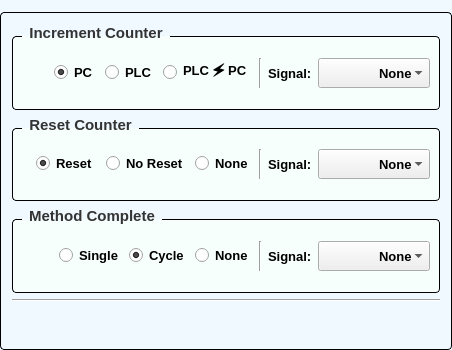
             <widget class="QGroupBox" name="groupAnimationEffect">
              <property name="sizePolicy">
               <sizepolicy hsizetype="Expanding" vsizetype="Preferred">
                <horstretch>1</horstretch>
                <verstretch>0</verstretch>
               </sizepolicy>
              </property>
              <property name="minimumSize">
               <size>
                <width>0</width>
                <height>350</height>
               </size>
              </property>
              <property name="maximumSize">
               <size>
                <width>16777215</width>
                <height>350</height>
               </size>
              </property>
              <property name="font">
               <font>
                <family>Segoe UI</family>
                <pointsize>-1</pointsize>
                <weight>75</weight>
                <bold>true</bold>
               </font>
              </property>
              <property name="styleSheet">
               <string notr="true">/* Khung chính của GroupBox */
QGroupBox {
    background-color: #F0F9FF; /* Màu nền theo yêu cầu của bạn */
    border: 1px solid #000000; /* Viền xám mảnh để định hình khối */
    border-radius: 4px;        /* Bo tròn góc 4px đồng bộ với QPushButton */
    margin-top: 12px;          /* Tạo khoảng cách phía trên để nhường chỗ cho chữ tiêu đề */
    font-size: 15px;           /* Kích thước chữ tiêu đề */
    font-weight: bold;         /* Làm đậm chữ tiêu đề */
    color: #333333;            /* Màu chữ tiêu đề */
}

/* Tùy chỉnh vị trí của chữ tiêu đề GroupBox */
QGroupBox::title {
    subcontrol-origin: margin;
    subcontrol-position: top left; /* Đặt tiêu đề ở góc trên bên trái */
    left: 10px;                    /* Đẩy chữ dịch vào trong một chút cho đẹp */
    padding: 0px 5px;              /* Khoảng cách đệm xung quanh chữ */
}
</string>
              </property>
              <property name="title">
               <string/>
              </property>
              <layout class="QGridLayout" name="gridLayout_23">
               <item row="0" column="0" colspan="2">
                <widget class="QGroupBox" name="groupBox_3">
                 <property name="minimumSize">
                  <size>
                   <width>0</width>
                   <height>0</height>
                  </size>
                 </property>
                 <property name="font">
                  <font>
                   <family>Segoe UI</family>
                   <pointsize>-1</pointsize>
                   <weight>75</weight>
                   <bold>true</bold>
                  </font>
                 </property>
                 <property name="styleSheet">
                  <string notr="true">/* Khung chính của GroupBox */
QGroupBox {
    background-color: #F7FFFD; /* Màu nền theo yêu cầu của bạn */
    border: 1px solid #000000; /* Viền xám mảnh để định hình khối */
    border-radius: 4px;        /* Bo tròn góc 4px đồng bộ với QPushButton */
    margin-top: 12px;          /* Tạo khoảng cách phía trên để nhường chỗ cho chữ tiêu đề */
    font-size: 15px;           /* Kích thước chữ tiêu đề */
    font-weight: bold;         /* Làm đậm chữ tiêu đề */
    color: #333333;            /* Màu chữ tiêu đề */
}

/* Tùy chỉnh vị trí của chữ tiêu đề GroupBox */
QGroupBox::title {
    subcontrol-origin: margin;
    subcontrol-position: top left; /* Đặt tiêu đề ở góc trên bên trái */
    left: 10px;                    /* Đẩy chữ dịch vào trong một chút cho đẹp */
    padding: 0px 5px;              /* Khoảng cách đệm xung quanh chữ */
}
</string>
                 </property>
                 <property name="title">
                  <string>Increment Counter</string>
                 </property>
                 <layout class="QGridLayout" name="gridLayout_5">
                  <item row="1" column="2">
                   <widget class="QRadioButton" name="radioButton_counter_plc">
                    <property name="font">
                     <font>
                      <family>Segoe UI</family>
                      <pointsize>10</pointsize>
                      <weight>75</weight>
                      <bold>true</bold>
                     </font>
                    </property>
                    <property name="text">
                     <string>PLC</string>
                    </property>
                   </widget>
                  </item>
                  <item row="1" column="7">
                   <widget class="QComboBox" name="comboBox_increment_counter_signal_selected">
                    <property name="minimumSize">
                     <size>
                      <width>0</width>
                      <height>30</height>
                     </size>
                    </property>
                    <property name="font">
                     <font>
                      <family>Segoe UI</family>
                      <pointsize>10</pointsize>
                      <weight>75</weight>
                      <bold>true</bold>
                     </font>
                    </property>
                    <property name="styleSheet">
                     <string notr="true">QComboBox {
    /* Tăng dần số px bên dưới cho đến khi chữ dịch vào chính giữa */
    padding-left: 60px; 
}
</string>
                    </property>
                    <item>
                     <property name="text">
                      <string>None</string>
                     </property>
                    </item>
                   </widget>
                  </item>
                  <item row="1" column="4">
                   <widget class="QRadioButton" name="radioButton_condition_plc_pc">
                    <property name="font">
                     <font>
                      <family>Segoe UI</family>
                      <pointsize>10</pointsize>
                      <weight>75</weight>
                      <bold>true</bold>
                     </font>
                    </property>
                    <property name="text">
                     <string>PLC 🗲 PC</string>
                    </property>
                   </widget>
                  </item>
                  <item row="1" column="6">
                   <widget class="QLabel" name="label_24">
                    <property name="maximumSize">
                     <size>
                      <width>100</width>
                      <height>16777215</height>
                     </size>
                    </property>
                    <property name="font">
                     <font>
                      <family>Segoe UI</family>
                      <pointsize>10</pointsize>
                      <weight>75</weight>
                      <bold>true</bold>
                     </font>
                    </property>
                    <property name="text">
                     <string>Signal:</string>
                    </property>
                   </widget>
                  </item>
                  <item row="1" column="1">
                   <widget class="QRadioButton" name="radioButton_counter_pc">
                    <property name="font">
                     <font>
                      <family>Segoe UI</family>
                      <pointsize>10</pointsize>
                      <weight>75</weight>
                      <bold>true</bold>
                     </font>
                    </property>
                    <property name="text">
                     <string>PC</string>
                    </property>
                    <property name="checked">
                     <bool>true</bool>
                    </property>
                   </widget>
                  </item>
                  <item row="1" column="0">
                   <widget class="QLabel" name="label_10">
                    <property name="maximumSize">
                     <size>
                      <width>50</width>
                      <height>16777215</height>
                     </size>
                    </property>
                    <property name="font">
                     <font>
                      <family>Segoe UI</family>
                      <pointsize>10</pointsize>
                     </font>
                    </property>
                    <property name="text">
                     <string/>
                    </property>
                   </widget>
                  </item>
                  <item row="1" column="5">
                   <widget class="Line" name="line_25">
                    <property name="font">
                     <font>
                      <family>Segoe UI</family>
                      <pointsize>10</pointsize>
                     </font>
                    </property>
                    <property name="orientation">
                     <enum>Qt::Vertical</enum>
                    </property>
                   </widget>
                  </item>
                 </layout>
                </widget>
               </item>
               <item row="4" column="0">
                <layout class="QGridLayout" name="gridLayout_20" rowstretch="0">
                 <property name="spacing">
                  <number>0</number>
                 </property>
                 <item row="0" column="2">
                  <widget class="QPushButton" name="pushButton_load_setting_for_counter">
                   <property name="minimumSize">
                    <size>
                     <width>0</width>
                     <height>30</height>
                    </size>
                   </property>
                   <property name="maximumSize">
                    <size>
                     <width>30</width>
                     <height>16777215</height>
                    </size>
                   </property>
                   <property name="font">
                    <font>
                     <family>Segoe UI</family>
                     <pointsize>10</pointsize>
                     <weight>75</weight>
                     <bold>true</bold>
                    </font>
                   </property>
                   <property name="toolTip">
                    <string>Load Parameter from Mode selected</string>
                   </property>
                   <property name="styleSheet">
                    <string notr="true">QPushButton {
    background-color: transparent;
    border: none;
    border-radius: 6px;
}
QPushButton:hover {
    background-color: rgba(0, 0, 0, 25);     /* nền hiện ra khi rê chuột */
}
QPushButton:pressed {
    background-color: rgba(0, 0, 0, 50);     /* đậm hơn khi nhấn */
}</string>
                   </property>
                   <property name="text">
                    <string/>
                   </property>
                   <property name="icon">
                    <iconset>
                     <normaloff>assert/icon/apply-now.png</normaloff>assert/icon/apply-now.png</iconset>
                   </property>
                   <property name="iconSize">
                    <size>
                     <width>25</width>
                     <height>25</height>
                    </size>
                   </property>
                  </widget>
                 </item>
                 <item row="0" column="3">
                  <widget class="QLabel" name="label_34">
                   <property name="minimumSize">
                    <size>
                     <width>20</width>
                     <height>0</height>
                    </size>
                   </property>
                   <property name="font">
                    <font>
                     <family>Segoe UI</family>
                     <pointsize>10</pointsize>
                    </font>
                   </property>
                   <property name="text">
                    <string/>
                   </property>
                  </widget>
                 </item>
                 <item row="0" column="0">
                  <spacer name="horizontalSpacer_7">
                   <property name="font">
                    <font>
                     <family>Segoe UI</family>
                     <pointsize>10</pointsize>
                    </font>
                   </property>
                   <property name="orientation">
                    <enum>Qt::Horizontal</enum>
                   </property>
                   <property name="sizeHint" stdset="0">
                    <size>
                     <width>40</width>
                     <height>20</height>
                    </size>
                   </property>
                  </spacer>
                 </item>
                 <item row="0" column="4">
                  <widget class="QPushButton" name="pushButton_apply_setting_for_counter">
                   <property name="minimumSize">
                    <size>
                     <width>0</width>
                     <height>30</height>
                    </size>
                   </property>
                   <property name="maximumSize">
                    <size>
                     <width>30</width>
                     <height>16777215</height>
                    </size>
                   </property>
                   <property name="font">
                    <font>
                     <family>Segoe UI</family>
                     <pointsize>10</pointsize>
                     <weight>75</weight>
                     <bold>true</bold>
                    </font>
                   </property>
                   <property name="toolTip">
                    <string>Save Parameters for Mode selected</string>
                   </property>
                   <property name="styleSheet">
                    <string notr="true">QPushButton {
    background-color: transparent;
    border: none;
    border-radius: 6px;
}
QPushButton:hover {
    background-color: rgba(0, 0, 0, 25);     /* nền hiện ra khi rê chuột */
}
QPushButton:pressed {
    background-color: rgba(0, 0, 0, 50);     /* đậm hơn khi nhấn */
}</string>
                   </property>
                   <property name="text">
                    <string/>
                   </property>
                   <property name="icon">
                    <iconset>
                     <normaloff>assert/icon/floppy-disk.png</normaloff>assert/icon/floppy-disk.png</iconset>
                   </property>
                   <property name="iconSize">
                    <size>
                     <width>25</width>
                     <height>25</height>
                    </size>
                   </property>
                  </widget>
                 </item>
                 <item row="0" column="1">
                  <widget class="QLabel" name="label_35">
                   <property name="minimumSize">
                    <size>
                     <width>20</width>
                     <height>0</height>
                    </size>
                   </property>
                   <property name="font">
                    <font>
                     <family>Segoe UI</family>
                     <pointsize>10</pointsize>
                    </font>
                   </property>
                   <property name="text">
                    <string/>
                   </property>
                  </widget>
                 </item>
                </layout>
               </item>
               <item row="3" column="0" colspan="2">
                <widget class="Line" name="line_14">
                 <property name="font">
                  <font>
                   <family>Segoe UI</family>
                   <pointsize>10</pointsize>
                  </font>
                 </property>
                 <property name="orientation">
                  <enum>Qt::Horizontal</enum>
                 </property>
                </widget>
               </item>
               <item row="1" column="0" colspan="2">
                <widget class="QGroupBox" name="groupBox">
                 <property name="minimumSize">
                  <size>
                   <width>0</width>
                   <height>0</height>
                  </size>
                 </property>
                 <property name="font">
                  <font>
                   <family>Segoe UI</family>
                   <pointsize>-1</pointsize>
                   <weight>75</weight>
                   <bold>true</bold>
                  </font>
                 </property>
                 <property name="styleSheet">
                  <string notr="true">/* Khung chính của GroupBox */
QGroupBox {
    background-color: #F7FFFD; /* Màu nền theo yêu cầu của bạn */
    border: 1px solid #000000; /* Viền xám mảnh để định hình khối */
    border-radius: 4px;        /* Bo tròn góc 4px đồng bộ với QPushButton */
    margin-top: 12px;          /* Tạo khoảng cách phía trên để nhường chỗ cho chữ tiêu đề */
    font-size: 15px;           /* Kích thước chữ tiêu đề */
    font-weight: bold;         /* Làm đậm chữ tiêu đề */
    color: #333333;            /* Màu chữ tiêu đề */
}

/* Tùy chỉnh vị trí của chữ tiêu đề GroupBox */
QGroupBox::title {
    subcontrol-origin: margin;
    subcontrol-position: top left; /* Đặt tiêu đề ở góc trên bên trái */
    left: 10px;                    /* Đẩy chữ dịch vào trong một chút cho đẹp */
    padding: 0px 5px;              /* Khoảng cách đệm xung quanh chữ */
}
</string>
                 </property>
                 <property name="title">
                  <string>Reset Counter</string>
                 </property>
                 <layout class="QGridLayout" name="gridLayout_7">
                  <item row="0" column="1">
                   <widget class="QRadioButton" name="radioButton_reset">
                    <property name="font">
                     <font>
                      <family>Segoe UI</family>
                      <pointsize>10</pointsize>
                      <weight>75</weight>
                      <bold>true</bold>
                     </font>
                    </property>
                    <property name="text">
                     <string>Reset </string>
                    </property>
                    <property name="checked">
                     <bool>true</bool>
                    </property>
                   </widget>
                  </item>
                  <item row="0" column="0">
                   <widget class="QLabel" name="label_13">
                    <property name="maximumSize">
                     <size>
                      <width>50</width>
                      <height>16777215</height>
                     </size>
                    </property>
                    <property name="font">
                     <font>
                      <family>Segoe UI</family>
                      <pointsize>10</pointsize>
                     </font>
                    </property>
                    <property name="text">
                     <string/>
                    </property>
                   </widget>
                  </item>
                  <item row="0" column="4">
                   <widget class="Line" name="line_26">
                    <property name="font">
                     <font>
                      <family>Segoe UI</family>
                      <pointsize>10</pointsize>
                     </font>
                    </property>
                    <property name="orientation">
                     <enum>Qt::Vertical</enum>
                    </property>
                   </widget>
                  </item>
                  <item row="0" column="6">
                   <widget class="QComboBox" name="comboBox_reset_counter_signal_selected">
                    <property name="minimumSize">
                     <size>
                      <width>0</width>
                      <height>30</height>
                     </size>
                    </property>
                    <property name="font">
                     <font>
                      <family>Segoe UI</family>
                      <pointsize>10</pointsize>
                      <weight>75</weight>
                      <bold>true</bold>
                     </font>
                    </property>
                    <property name="styleSheet">
                     <string notr="true">QComboBox {
    /* Tăng dần số px bên dưới cho đến khi chữ dịch vào chính giữa */
    padding-left: 60px; 
}
</string>
                    </property>
                    <item>
                     <property name="text">
                      <string>None</string>
                     </property>
                    </item>
                   </widget>
                  </item>
                  <item row="0" column="5">
                   <widget class="QLabel" name="label_19">
                    <property name="maximumSize">
                     <size>
                      <width>100</width>
                      <height>16777215</height>
                     </size>
                    </property>
                    <property name="font">
                     <font>
                      <family>Segoe UI</family>
                      <pointsize>10</pointsize>
                      <weight>75</weight>
                      <bold>true</bold>
                     </font>
                    </property>
                    <property name="text">
                     <string>Signal:</string>
                    </property>
                   </widget>
                  </item>
                  <item row="0" column="3">
                   <widget class="QRadioButton" name="radioButton_none_1">
                    <property name="font">
                     <font>
                      <family>Segoe UI</family>
                      <pointsize>10</pointsize>
                      <weight>75</weight>
                      <bold>true</bold>
                     </font>
                    </property>
                    <property name="text">
                     <string>None</string>
                    </property>
                   </widget>
                  </item>
                  <item row="0" column="2">
                   <widget class="QRadioButton" name="radioButton_none_reset">
                    <property name="font">
                     <font>
                      <family>Segoe UI</family>
                      <pointsize>10</pointsize>
                      <weight>75</weight>
                      <bold>true</bold>
                     </font>
                    </property>
                    <property name="text">
                     <string>No Reset</string>
                    </property>
                   </widget>
                  </item>
                 </layout>
                </widget>
               </item>
               <item row="2" column="0" colspan="2">
                <widget class="QGroupBox" name="groupBox_6">
                 <property name="minimumSize">
                  <size>
                   <width>0</width>
                   <height>0</height>
                  </size>
                 </property>
                 <property name="font">
                  <font>
                   <family>Segoe UI</family>
                   <pointsize>-1</pointsize>
                   <weight>75</weight>
                   <bold>true</bold>
                  </font>
                 </property>
                 <property name="styleSheet">
                  <string notr="true">/* Khung chính của GroupBox */
QGroupBox {
    background-color: #F7FFFD; /* Màu nền theo yêu cầu của bạn */
    border: 1px solid #000000; /* Viền xám mảnh để định hình khối */
    border-radius: 4px;        /* Bo tròn góc 4px đồng bộ với QPushButton */
    margin-top: 12px;          /* Tạo khoảng cách phía trên để nhường chỗ cho chữ tiêu đề */
    font-size: 15px;           /* Kích thước chữ tiêu đề */
    font-weight: bold;         /* Làm đậm chữ tiêu đề */
    color: #333333;            /* Màu chữ tiêu đề */
}

/* Tùy chỉnh vị trí của chữ tiêu đề GroupBox */
QGroupBox::title {
    subcontrol-origin: margin;
    subcontrol-position: top left; /* Đặt tiêu đề ở góc trên bên trái */
    left: 10px;                    /* Đẩy chữ dịch vào trong một chút cho đẹp */
    padding: 0px 5px;              /* Khoảng cách đệm xung quanh chữ */
}
</string>
                 </property>
                 <property name="title">
                  <string>Method Complete</string>
                 </property>
                 <layout class="QGridLayout" name="gridLayout_25">
                  <item row="0" column="4">
                   <widget class="Line" name="line_27">
                    <property name="font">
                     <font>
                      <family>Segoe UI</family>
                      <pointsize>10</pointsize>
                     </font>
                    </property>
                    <property name="orientation">
                     <enum>Qt::Vertical</enum>
                    </property>
                   </widget>
                  </item>
                  <item row="0" column="6">
                   <widget class="QComboBox" name="comboBox_method_use_signal_selected">
                    <property name="minimumSize">
                     <size>
                      <width>0</width>
                      <height>30</height>
                     </size>
                    </property>
                    <property name="font">
                     <font>
                      <family>Segoe UI</family>
                      <pointsize>10</pointsize>
                      <weight>75</weight>
                      <bold>true</bold>
                     </font>
                    </property>
                    <property name="styleSheet">
                     <string notr="true">QComboBox {
    /* Tăng dần số px bên dưới cho đến khi chữ dịch vào chính giữa */
    padding-left: 60px; 
}
</string>
                    </property>
                    <item>
                     <property name="text">
                      <string>None</string>
                     </property>
                    </item>
                   </widget>
                  </item>
                  <item row="0" column="2">
                   <widget class="QRadioButton" name="radioButton_cycle_frame">
                    <property name="font">
                     <font>
                      <family>Segoe UI</family>
                      <pointsize>10</pointsize>
                      <weight>75</weight>
                      <bold>true</bold>
                     </font>
                    </property>
                    <property name="text">
                     <string>Cycle</string>
                    </property>
                    <property name="checked">
                     <bool>true</bool>
                    </property>
                   </widget>
                  </item>
                  <item row="0" column="0">
                   <widget class="QLabel" name="label_15">
                    <property name="maximumSize">
                     <size>
                      <width>50</width>
                      <height>16777215</height>
                     </size>
                    </property>
                    <property name="font">
                     <font>
                      <family>Segoe UI</family>
                      <pointsize>10</pointsize>
                     </font>
                    </property>
                    <property name="text">
                     <string/>
                    </property>
                   </widget>
                  </item>
                  <item row="0" column="1">
                   <widget class="QRadioButton" name="radioButton_single_frame">
                    <property name="font">
                     <font>
                      <family>Segoe UI</family>
                      <pointsize>10</pointsize>
                      <weight>75</weight>
                      <bold>true</bold>
                     </font>
                    </property>
                    <property name="text">
                     <string>Single</string>
                    </property>
                   </widget>
                  </item>
                  <item row="0" column="5">
                   <widget class="QLabel" name="label_41">
                    <property name="maximumSize">
                     <size>
                      <width>100</width>
                      <height>16777215</height>
                     </size>
                    </property>
                    <property name="font">
                     <font>
                      <family>Segoe UI</family>
                      <pointsize>10</pointsize>
                      <weight>75</weight>
                      <bold>true</bold>
                     </font>
                    </property>
                    <property name="text">
                     <string>Signal:</string>
                    </property>
                   </widget>
                  </item>
                  <item row="0" column="3">
                   <widget class="QRadioButton" name="radioButton_none_2">
                    <property name="font">
                     <font>
                      <family>Segoe UI</family>
                      <pointsize>10</pointsize>
                      <weight>75</weight>
                      <bold>true</bold>
                     </font>
                    </property>
                    <property name="text">
                     <string>None</string>
                    </property>
                   </widget>
                  </item>
                 </layout>
                </widget>
               </item>
              </layout>
             </widget>
